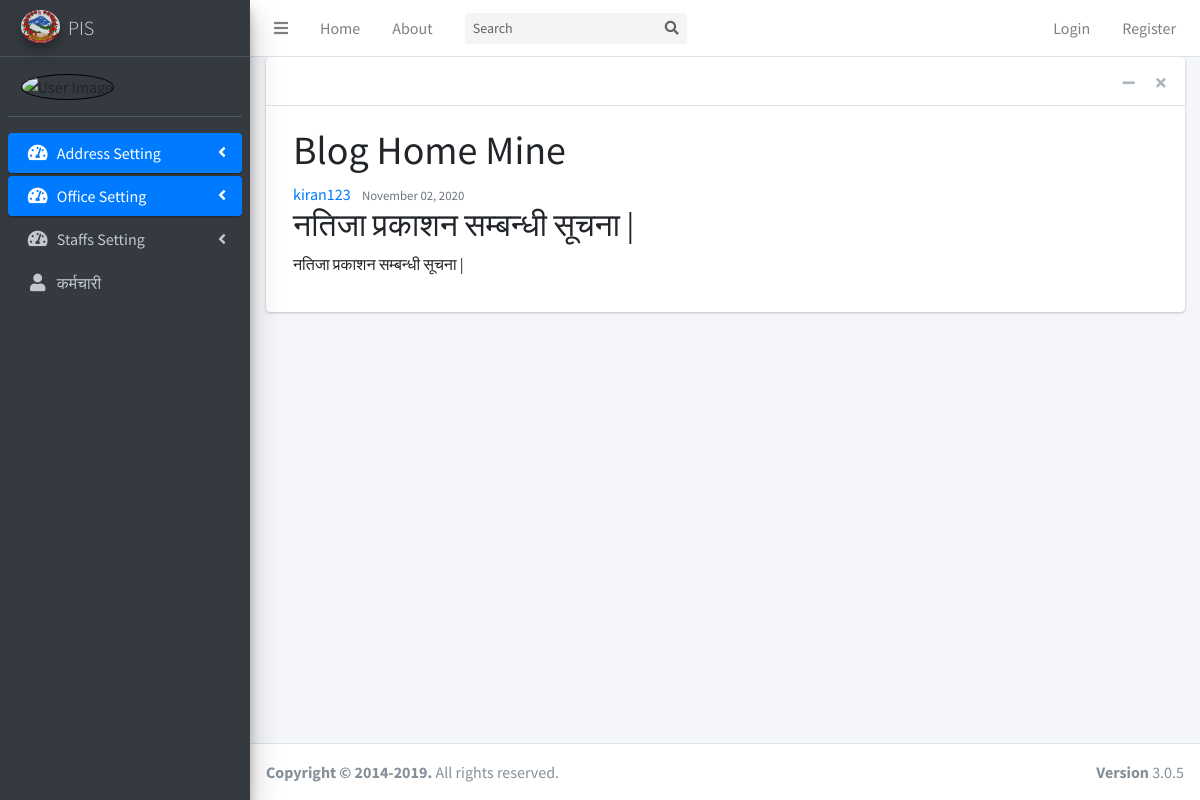
The app's page /post/1/ with its own data.
### blog/models.py (models this page shows, shortened)
class Post(models.Model):
    title = models.CharField(max_length=100)
    content = models.TextField()
    date_posted = models.DateTimeField(default=timezone.now)
    author = models.ForeignKey(User, on_delete=models.CASCADE)

### blog/views.py (the view)
# urls.py: path('post/<int:pk>/', PostDetailView.as_view(), name='post-detail'),
class PostDetailView(DetailView):
	model = Post

### blog/templates/blog/post_detail.html (shortened to what this page needs)
{% extends "blog/base.html" %}
{% block content %}
<h1>Blog Home Mine</h1>
<article class="media content-section">
    <div class="media-body">
        <div class="article-metadata">
            <a class="mr-2" href="{% url 'user-post' object.author.username %}">{{ object.author }}</a>
            <small class="text-muted">{{ object.date_posted|date:"F d, Y" }}</small>
        </div>
        <h2 class="article-title">{{ object.title }}</h2>
        <p class="article-content">{{ object.content }}</p>
    </div>
</article>
{% endblock content %}

### records on screen
Post: author "kiran123", date_posted "November 02, 2020", title "नतिजा प्रकाशन सम्बन्धी सूचना |", content "नतिजा प्रकाशन सम्बन्धी सूचना |"
